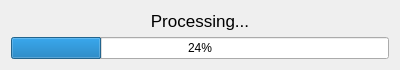
<?xml version="1.0" encoding="UTF-8"?>
<ui version="4.0">
 <class>Dialog</class>
 <widget class="QDialog" name="Dialog">
  <property name="geometry">
   <rect>
    <x>0</x>
    <y>0</y>
    <width>400</width>
    <height>63</height>
   </rect>
  </property>
  <property name="windowTitle">
   <string>Dialog</string>
  </property>
  <layout class="QVBoxLayout" name="verticalLayout_2">
   <item>
    <layout class="QVBoxLayout" name="verticalLayout">
     <item>
      <widget class="QLabel" name="progresslabel">
       <property name="font">
        <font>
         <pointsize>13</pointsize>
        </font>
       </property>
       <property name="text">
        <string>Processing...</string>
       </property>
       <property name="alignment">
        <set>Qt::AlignCenter</set>
       </property>
      </widget>
     </item>
     <item>
      <widget class="QProgressBar" name="progressbar">
       <property name="value">
        <number>24</number>
       </property>
      </widget>
     </item>
    </layout>
   </item>
  </layout>
 </widget>
 <resources/>
 <connections/>
</ui>
